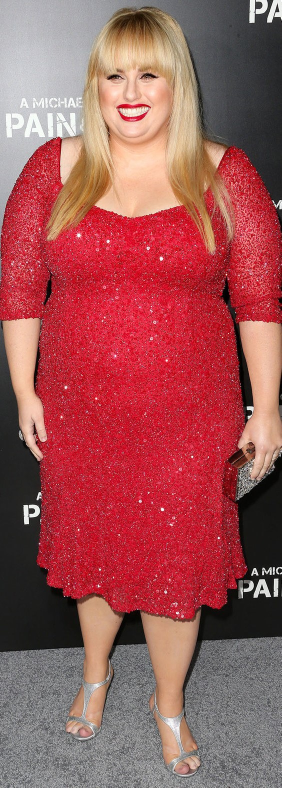
#> input picture images/amy/amy.jpg, 563 x 1575 px (shown at 1/2 size)
$ python seam_carving.py -resize -im images/amy/amy.jpg -out out.png   (older library calls are emulated)
#> lines starting #> are read from the running program, lines starting #| are printed output that depends on the picture
# https://github.com/andrewdcampbell/seam-carving

# USAGE:
# python seam_carving.py (-resize | -remove) -im IM -out OUT [-mask MASK]
#                        [-rmask RMASK] [-dy DY] [-dx DX] [-vis] [-hremove] [-backward_energy]
# Examples:
# python seam_carving.py -resize -im demos/ratatouille.jpg -out ratatouille_resize.jpg
#        -mask demos/ratatouille_mask.jpg -dy 20 -dx -200 -vis
# python seam_carving.py -remove -im demos/eiffel.jpg -out eiffel_remove.jpg
#        -rmask demos/eiffel_mask.jpg -vis

import numpy as np
import cv2
import argparse
from numba import jit
from scipy import ndimage as ndi
import random

SEAM_COLOR = np.array([255, 200, 200])    # seam visualization color (BGR)
SHOULD_DOWNSIZE = True                    # if True, downsize image for faster carving
DOWNSIZE_WIDTH = 500                      # resized image width if SHOULD_DOWNSIZE is True
ENERGY_MASK_CONST = 100000.0              # large energy value for protective masking
MASK_THRESHOLD = 10                       # minimum pixel intensity for binary mask
USE_FORWARD_ENERGY = True                 # if True, use forward energy algorithm

########################################
# UTILITY CODE
########################################

# [9 lines left out: function visualize, not called in this run]

def resize(image, width):
    dim = None
    h, w = image.shape[:2]
    dim = (width, int(h * width / float(w)))
    return cv2.resize(image, dim)

def rotate_image(image, clockwise):
    k = 1 if clockwise else 3
    return np.rot90(image, k)

########################################
# ENERGY FUNCTIONS
########################################
# [136 lines left out: functions sobel_energy, backward_energy, forward_energy, add_seam, add_seam_grayscale, remove_seam, not called in this run]

def remove_seam_grayscale(im, boolmask):
    h, w = im.shape[:2]
    return im[boolmask].reshape((h, w - 1))

# [162 lines left out: functions get_minimum_seam, get_random_seam, seams_removal, seams_insertion, not called in this run]

########################################
# MAIN DRIVER FUNCTIONS
########################################

def seam_carve(im, dy, dx, mask=None, vis=False):
    im = im.astype(np.float64)
    h, w = im.shape[:2]
    assert h + dy > 0 and w + dx > 0 and dy <= h and dx <= w

    if mask is not None:
        mask = mask.astype(np.float64)

    output = im

    if dx < 0:
        output, mask = seams_removal(output, -dx, mask, vis)

    elif dx > 0:
        output, mask = seams_insertion(output, dx, mask, vis)

    if dy < 0:
        output = rotate_image(output, True)
        if mask is not None:
            mask = rotate_image(mask, True)
        output, mask = seams_removal(output, -dy, mask, vis, rot=True)
        output = rotate_image(output, False)

    elif dy > 0:
        output = rotate_image(output, True)
        if mask is not None:
            mask = rotate_image(mask, True)
        output, mask = seams_insertion(output, dy, mask, vis, rot=True)
        output = rotate_image(output, False)

    return output


# [130 lines left out: functions object_removal, seams_removal_b, seams_insertion_b, object_body, not called in this run]

if __name__ == '__main__':
    ap = argparse.ArgumentParser()
    group = ap.add_mutually_exclusive_group(required=True)
    group.add_argument("-resize", action='store_true')
    group.add_argument("-remove", action='store_true')
    group.add_argument("-body", action='store_true')

    ap.add_argument("-im", help="Path to image", required=True)
    ap.add_argument("-out", help="Output file name", required=True)
    ap.add_argument("-mask", help="Path to (protective) mask")
    ap.add_argument("-rmask", help="Path to removal mask")
    # add
    ap.add_argument("-bmask", help="Path to body mask")
    ap.add_argument("-dy", help="Number of vertical seams to add/subtract", type=int, default=0)
    ap.add_argument("-dx", help="Number of horizontal seams to add/subtract", type=int, default=0)
    ap.add_argument("-vis", help="Visualize the seam removal process", action='store_true')
    ap.add_argument("-hremove", help="Remove horizontal seams for object removal", action='store_true')
    # add
    ap.add_argument("-hbody", help="Using horizontal seams for object body", action='store_true')
    ap.add_argument("-backward_energy", help="Use backward energy map (default is forward)", action='store_true')
    args = vars(ap.parse_args())

    IM_PATH, MASK_PATH, OUTPUT_NAME, R_MASK_PATH, B_MASK_PATH = args["im"], args["mask"], args["out"], args["rmask"], args["bmask"]

    im = cv2.imread(IM_PATH)
#> im is the input picture: shape (1575, 563, 3); mean B, G, R 87, 86, 158.5
    assert im is not None
    mask = cv2.imread(MASK_PATH, 0) if MASK_PATH else None
    rmask = cv2.imread(R_MASK_PATH, 0) if R_MASK_PATH else None
    bmask = cv2.imread(B_MASK_PATH, 0) if B_MASK_PATH else None

    USE_FORWARD_ENERGY = not args["backward_energy"]

    # downsize image for faster processing
    h, w = im.shape[:2]
#> h = 1575; w = 563
    if SHOULD_DOWNSIZE and w > DOWNSIZE_WIDTH:
        im = resize(im, width=DOWNSIZE_WIDTH)
#> in resize, `return cv2.resize(image, dim)`:
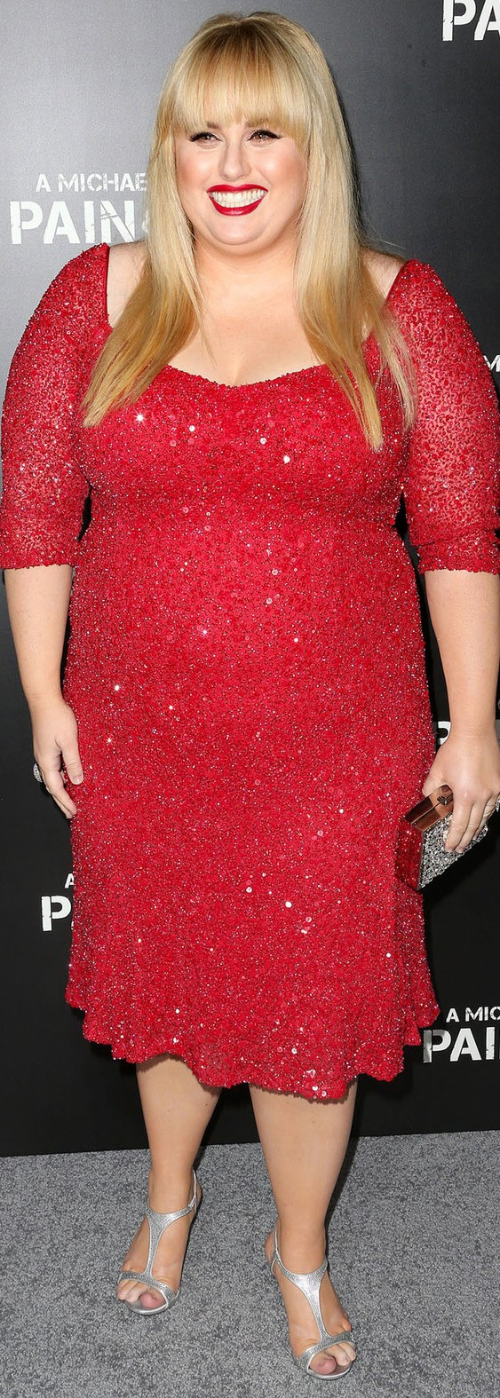
#> returned value: shape (1398, 500, 3); mean of channels 0, 1, 2 86.8, 85.9, 158.4; drawn as B, G, R
        if mask is not None:
            mask = resize(mask, width=DOWNSIZE_WIDTH)
        if rmask is not None:
            rmask = resize(rmask, width=DOWNSIZE_WIDTH)
        if bmask is not None:
            bmask = resize(bmask, width=DOWNSIZE_WIDTH)

    # image resize mode
    if args["resize"]:
        dy, dx = args["dy"], args["dx"]
        assert dy is not None and dx is not None
        output = seam_carve(im, dy, dx, mask, args["vis"])
        cv2.imwrite(OUTPUT_NAME, output)

    # object removal mode
    elif args["remove"]:
        assert rmask is not None
        output = object_removal(im, rmask, mask, args["vis"], args["hremove"])
        cv2.imwrite(OUTPUT_NAME, output)

# body need scale(dx, dy), bmask(body mask), (opt)mask(protective mask)
# python seam_carving.py -body -im test/man/man.jpg -out output/man/man_body.jpg
#        -dx 5 -vis -bmask test/man/man_mask_1.jpg -mask test/man/man_mask_2.jpg
    elif args["body"]:
        dy, dx = args["dy"], args["dx"]
        assert dy is not None and dx is not None
        assert bmask is not None
        output = object_body(im, dy, dx, bmask, mask, args["vis"], args["hbody"])
        cv2.imwrite(OUTPUT_NAME, output)
